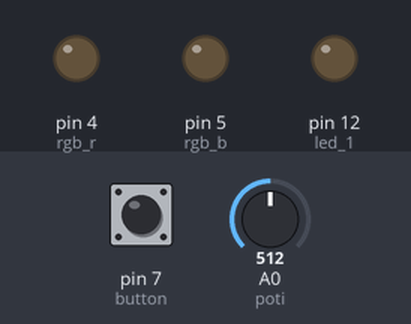
This sketch was run on a simulated Arduino Uno, built with avr-gcc and run on an emulated ATmega328P. Parts: output pins drawn as LEDs (lit = HIGH). The inputs (shaded band) are chosen by the test bench; at power-on: pin 7 (button) LOW, A0 (poti) = 512. What the sketch prints to the serial monitor is not drawn.

Above: at 1.2 s.
1.3 s: pin 7 (button) pulled HIGH for 0.15 s
At 2.0 s:
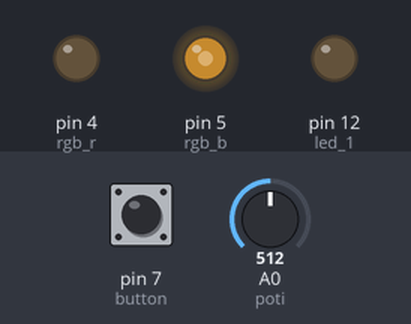
2.9 s: A0 (poti) set to 716
At 3.8 s:
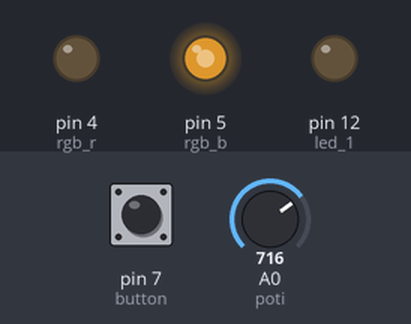
4.4 s: A0 (poti) set to 900
At 4.9 s:
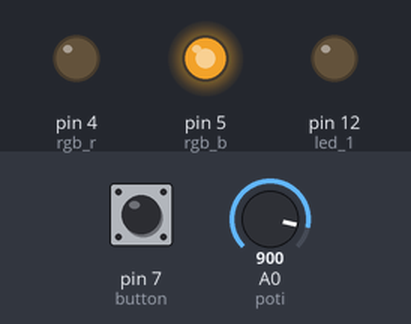
5.9 s: A0 (poti) set to 122
At 7.1 s:
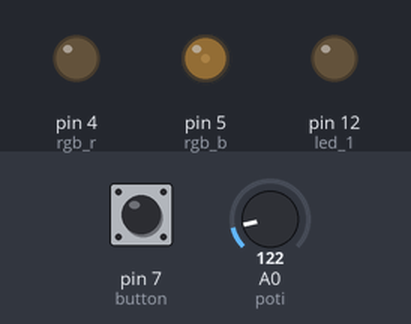
7.4 s: pin 7 (button) pulled HIGH for 1 s
At 9.3 s:
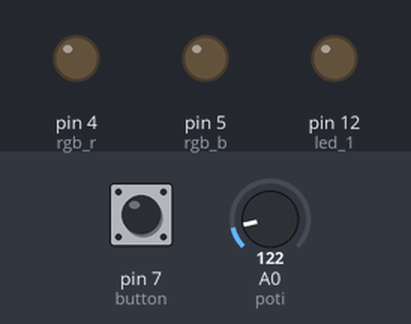
9.9 s: pin 7 (button) pulled HIGH for 3.2 s
At 13.9 s:
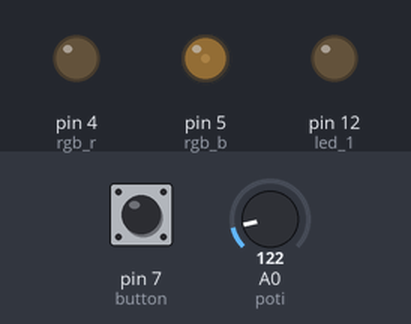
Timing chart, 0 to 15.4 s (numbered marks = the images above; inputs shaded):
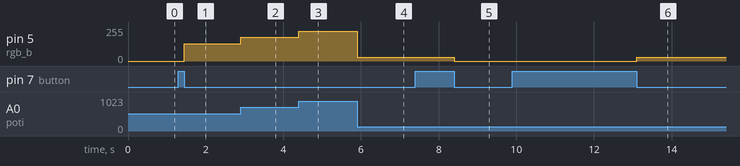

Measured:
- after the input at 1.3 s, pin 5 (rgb_b): 0/255 → 128/255 after 0.15 s
- after the input at 2.9 s, pin 5 (rgb_b): 128/255 → 179/255 at once
- after the input at 4.4 s, pin 5 (rgb_b): 179/255 → 225/255 at once
- after the input at 5.9 s, pin 5 (rgb_b): 225/255 → 30/255 at once
- after the input at 7.4 s, pin 5 (rgb_b): 30/255 → 0/255 after 1.0 s
- after the input at 9.9 s, pin 5 (rgb_b): 0/255 → 30/255 after 3.2 s

The sketch:

A_007_RGB.ino
```cpp
int led_1 = 12;
int button = 7;
int poti = A0;
int rgb_b = 5;
int rgb_r = 4;
bool led_state = 0;

void setup() {
  pinMode(led_1, OUTPUT);
  pinMode(rgb_b, OUTPUT);
  pinMode(rgb_r, OUTPUT);
  pinMode(button, INPUT);
  Serial.begin(9600);
}

void loop() {
  if (digitalRead(button)) {
    if (led_state) {
      led_state = 0;
      Serial.println("Switched off");
    } else {
      led_state = 1;
      Serial.println("Switched on");
    }
    while (digitalRead(button)){
      delay(10);
    };
  }
  char poti_val;
  if (led_state) {
    poti_val = (analogRead(poti)>>2);
    Serial.println(poti_val);
  } else {
    poti_val = 0;
  }
  analogWrite(led_1, poti_val);
  analogWrite(rgb_b, poti_val);
  analogWrite(rgb_r, poti_val);
}
```
